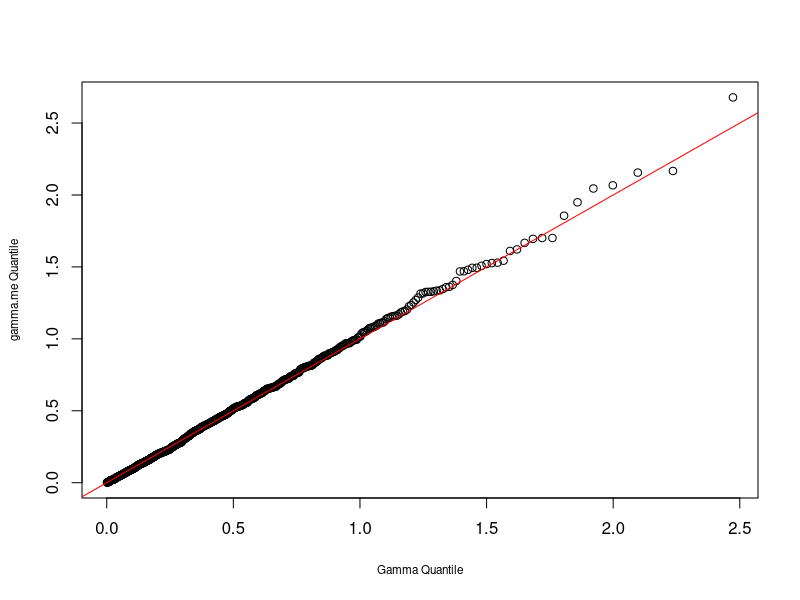

Source code (R):
## (c)
h.me <- function(x, c, d) {
  return(d * (1 + c * x)^3)
}

g.me <- function(x, c, d) {
  return(
    d * log((1 + c * x) ^ 3) - d * (1 + c * x)^3 + d
  );
}


f.star.me <- function(x, alpha) {
  d = alpha - 1/3;
  c = 1 / sqrt(9 * d);
  h.prime.me <- function(x) {
    return(3 * d * c * (1 + c * x) ^ 2)
  }
  return(
    h.me(x, c, d) ^ (alpha - 1) * exp(-h.me(x, c, d))* h.prime.me(x)
  );
}

yange.star.me <- function(x, alpha) {
  d = alpha - 1/3;
  c = 1 / sqrt(9 * d);
  return(
    exp(
      g.me(x, c, d)
    )
  )
}

ratio.comp <- function(alpha) {
  return(f.star.me(1, alpha) / yange.star.me(1, alpha))
}

h.star.me <- function(x) {
  return(exp(-x^2/2));
}

rgamma.me_ <- function(alpha=1, beta=1) {
  ratio = ratio.comp(alpha)
  d = alpha - 1/3;
  c = 1 / sqrt(9 * d);
  while (TRUE) {
    x = rnorm(1);
    y = runif(1);
    if (x > -1/c && y < f.star.me(x, alpha) / (h.star.me(x) * ratio)) {
      break;
    }
  }
  return(h.me(x, c, d)/beta);
}

rgamma.me <- function(n, alpha=1, beta=1) {
  return(replicate(n, rgamma.me_(alpha, beta)))
}

plot(qgamma(1:1000/1001, 1.2, 3), sort(rgamma.me(1000, 1.2, 3)),
     xlab="Gamma Quantile", ylab="gamma.me Quantile", cex.lab=0.7)
abline(0, 1, col="red")
